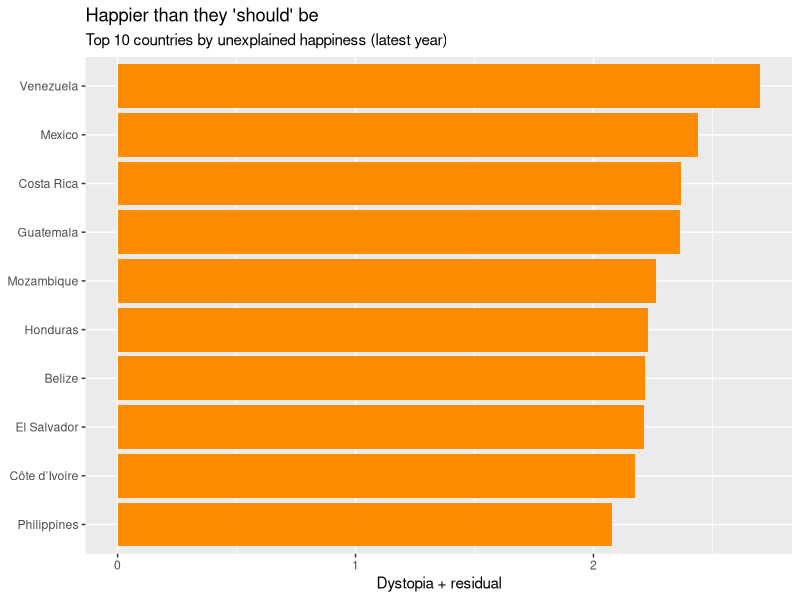
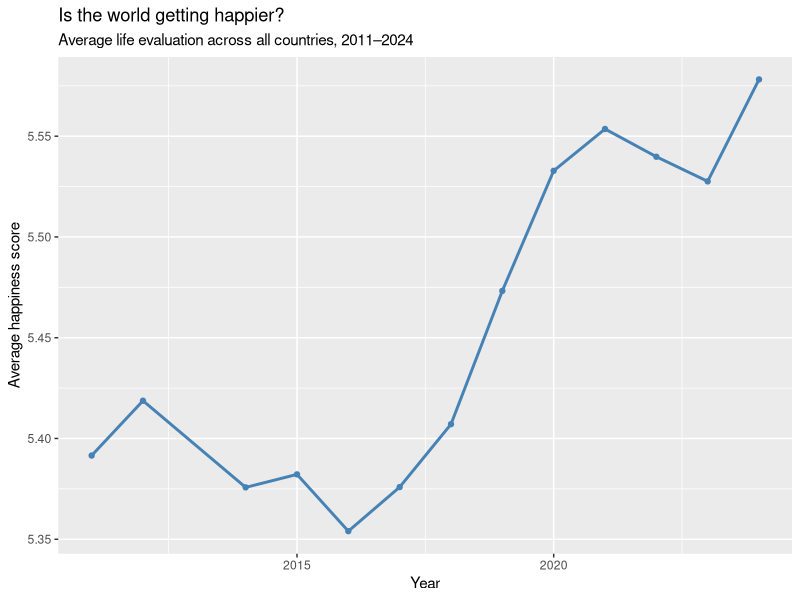

Here is the R script that generated these plots, in order:
## ---- chunk 1
library(tidyverse)
library(readxl)
Our_Data_ <- read_excel("world_hapiness_datasets/WHR25_Data_Figure_2.1v3.xlsx")
## ---- chunk 2
Our_Data_ |>
  filter(Year == max(Year)) |>
  slice_max(`Dystopia + residual`, n = 10) |>
  ggplot(aes(x = reorder(`Country name`, `Dystopia + residual`),
             y = `Dystopia + residual`)) +
  geom_col(fill = "darkorange") +
  coord_flip() +
  labs(
    title = "Happier than they 'should' be",
    subtitle = "Top 10 countries by unexplained happiness (latest year)",
    x = NULL,
    y = "Dystopia + residual"
  )
## ---- chunk 3
Our_Data_ |>
  group_by(Year) |>
  summarise(mean_score = mean(`Life evaluation (3-year average)`, na.rm = TRUE)) |>
  ggplot(aes(x = Year, y = mean_score)) +
  geom_line(color = "steelblue", linewidth = 1) +
  geom_point(color = "steelblue") +
  labs(
    title = "Is the world getting happier?",
    subtitle = "Average life evaluation across all countries, 2011–2024",
    x = "Year",
    y = "Average happiness score"
  )
